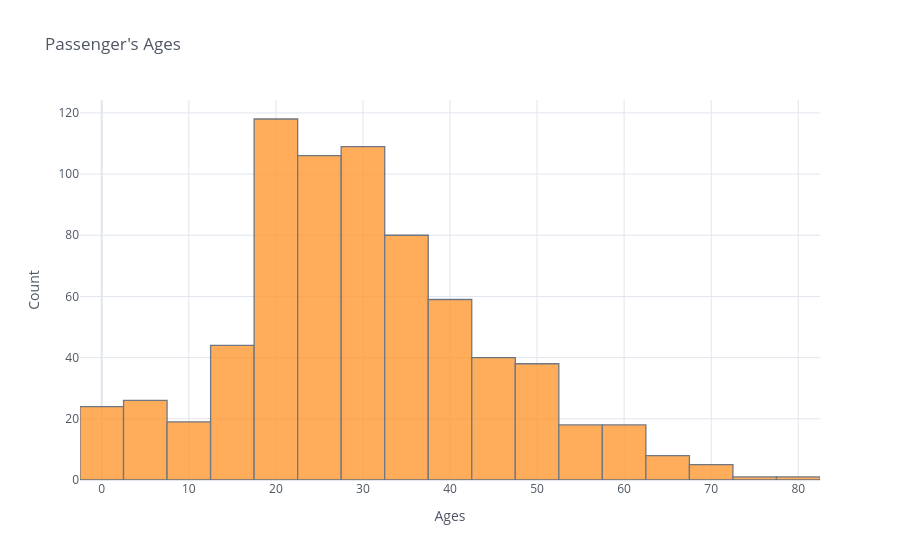

Here is the notebook cell this chart was saved with:
### Code cell
#@title **code**
#@markdown We can create an histogram that summarizes the passenger's ages distribution
configure_plotly_browser_state()

titanic_df["Age"].iplot(
    kind="histogram",
    bins=20,
    theme="white",
    title="Passenger's Ages",
    xTitle='Ages',
    yTitle='Count'
)

### Figure 1 — Plotly figure (JSON) as saved in the notebook; plotly's stock layout.template omitted (floating-point values rounded to 4 significant figures; data arrays with more than 128 entries replaced by an {"elided": "..."} marker saying what was removed)
{"data": [{"histfunc": "count", "histnorm": "", "marker": {"color": "rgba(255, 153, 51, 1.0)", "line": {"color": "#4D5663", "width": 1.3}}, "name": "Age", "nbinsx": 20, "opacity": 0.8, "orientation": "v", "x": {"elided": "891 float values"}, "type": "histogram"}], "layout": {"barmode": "overlay", "legend": {"bgcolor": "#FFFFFF", "font": {"color": "#4D5663"}}, "paper_bgcolor": "#FFFFFF", "plot_bgcolor": "#FFFFFF", "title": {"font": {"color": "#4D5663"}, "text": "Passenger's Ages"}, "xaxis": {"gridcolor": "#E1E5ED", "showgrid": true, "tickfont": {"color": "#4D5663"}, "title": {"font": {"color": "#4D5663"}, "text": "Ages"}, "zerolinecolor": "#E1E5ED"}, "yaxis": {"gridcolor": "#E1E5ED", "showgrid": true, "tickfont": {"color": "#4D5663"}, "title": {"font": {"color": "#4D5663"}, "text": "Count"}, "zerolinecolor": "#E1E5ED"}}}
